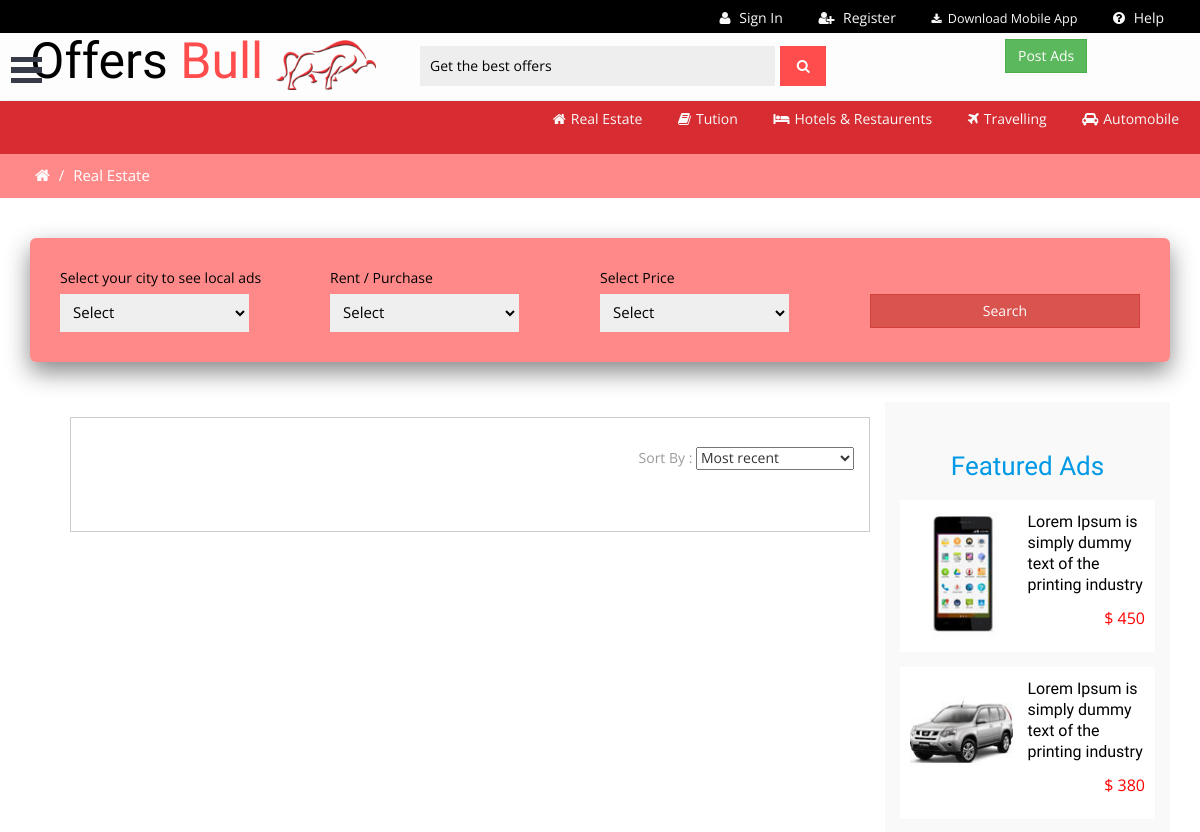
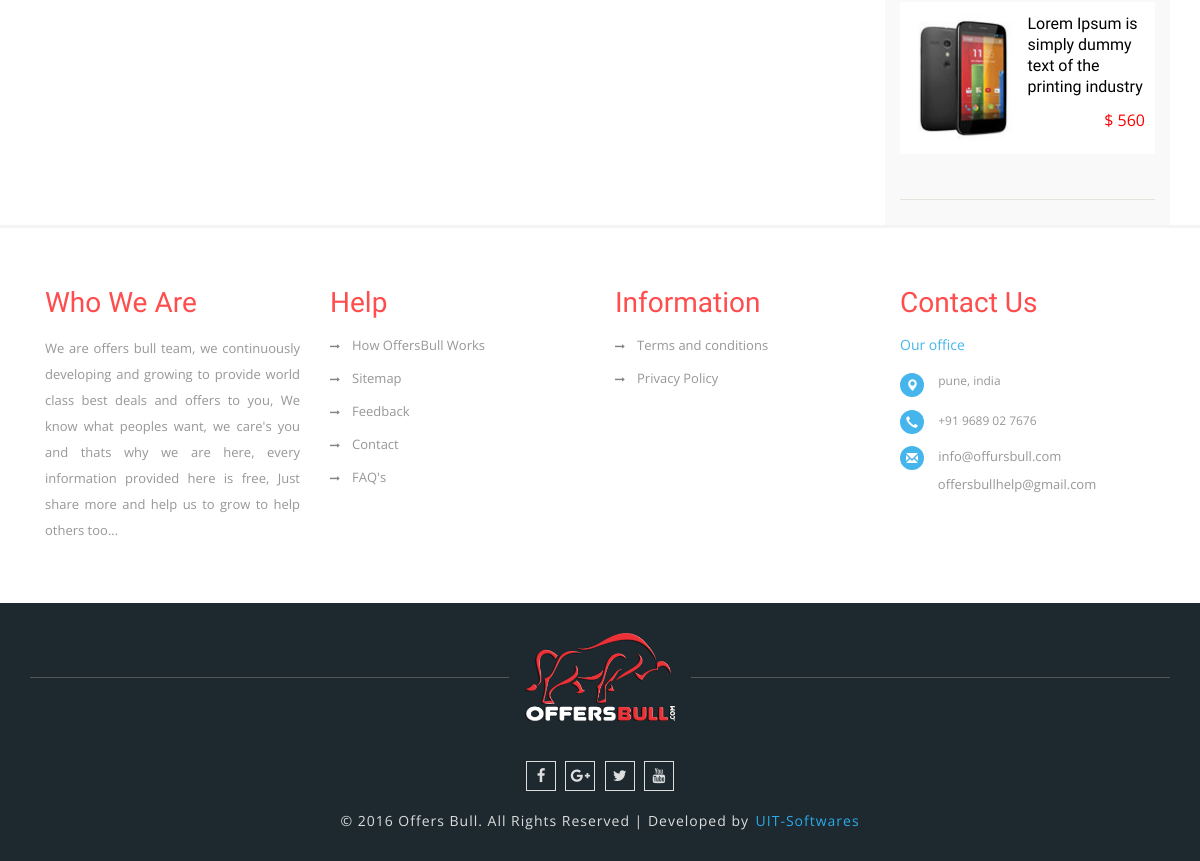
Before: /Realestate/real/5 with the older database file (2 pictures, top to bottom).
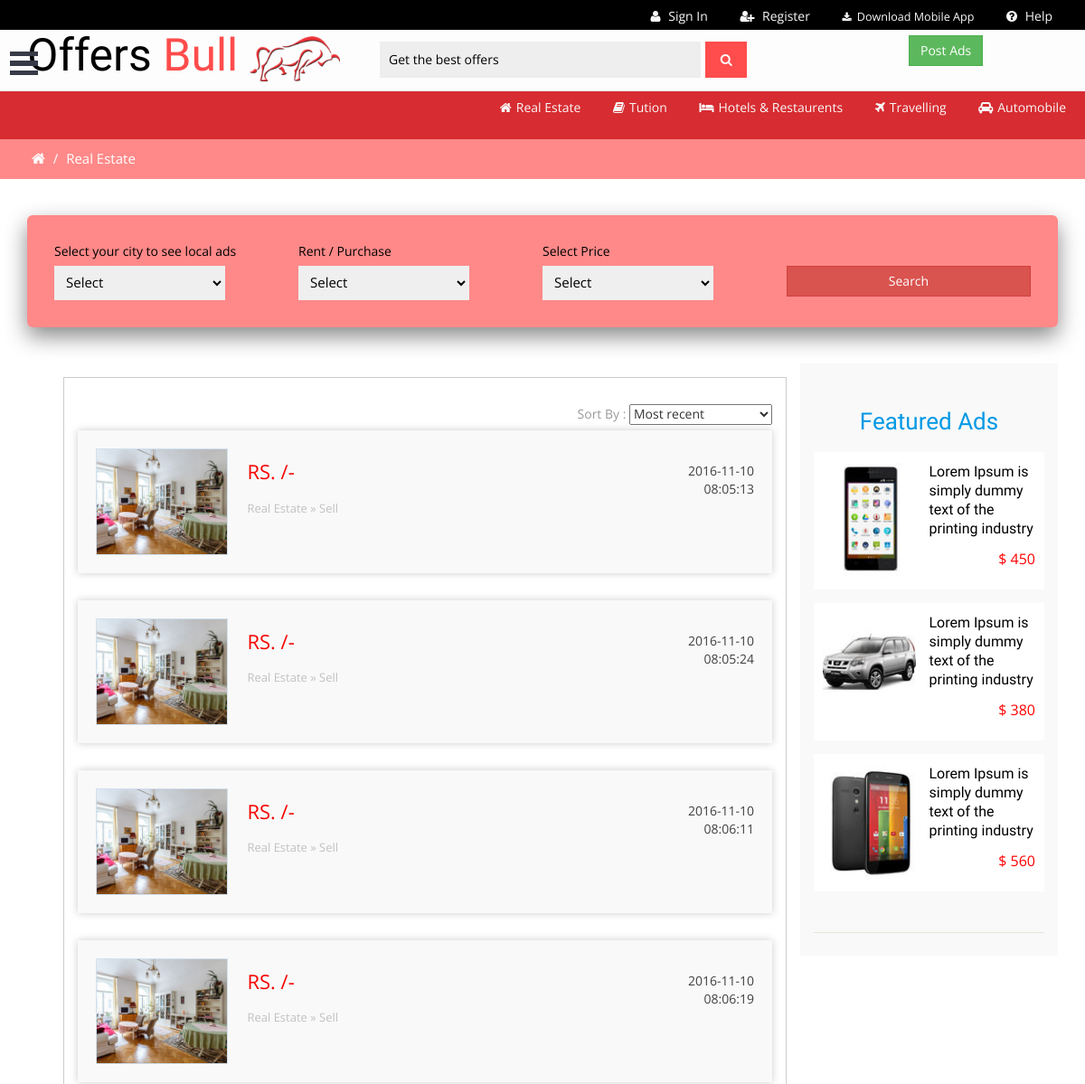
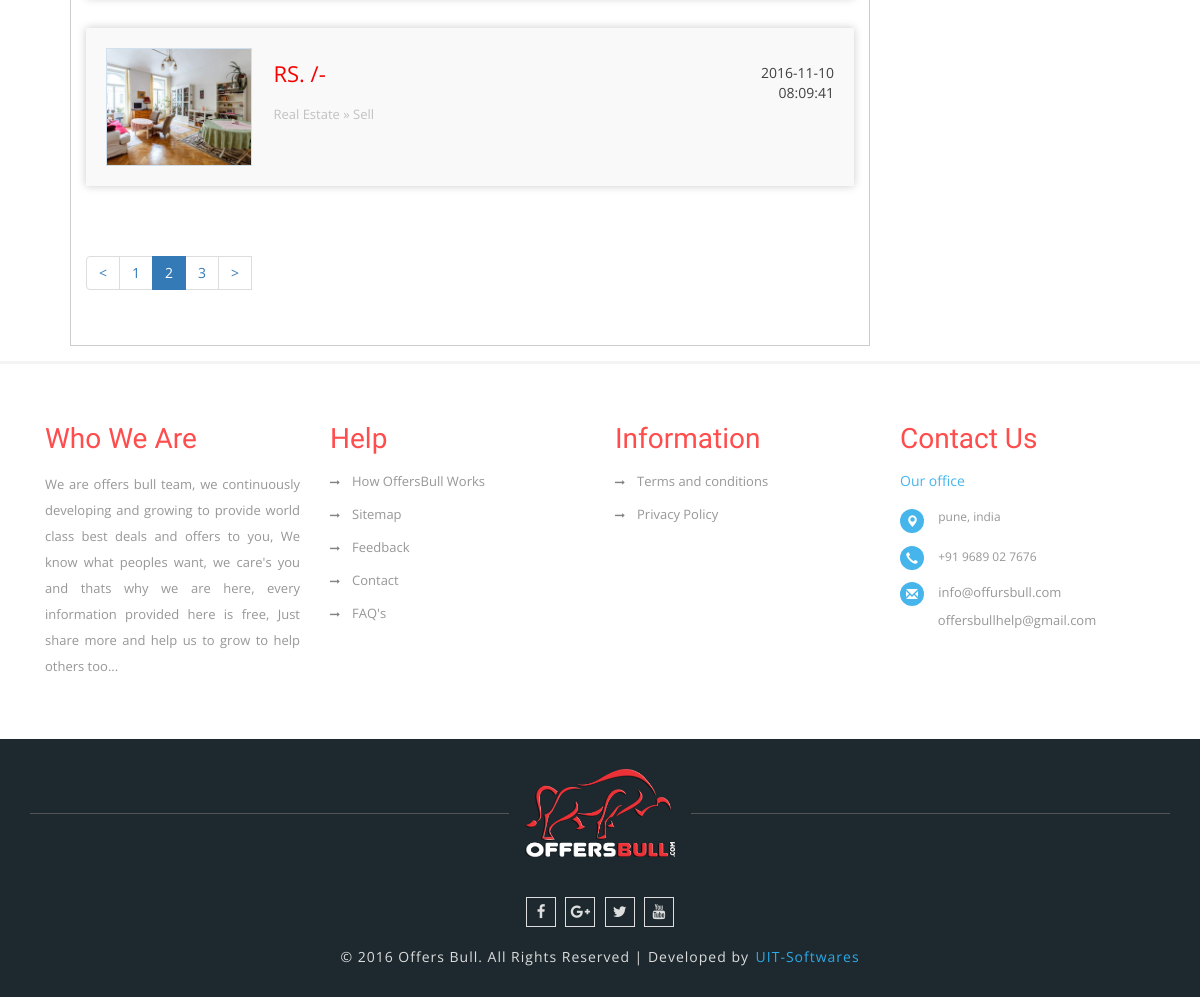
After: the same page with the newer database file (2 pictures, top to bottom).
### tables this page shows
CREATE TABLE IF NOT EXISTS `realestate` (
  `realid` int(11) NOT NULL AUTO_INCREMENT,
  `name` varchar(255) DEFAULT NULL,
  `title` varchar(255) DEFAULT NULL,
  `type` varchar(255) DEFAULT NULL,
  `address` text,
  `builtup` varchar(255) DEFAULT NULL,
  `price` varchar(255) DEFAULT NULL,
  `description` text,
  `mobile` varchar(255) DEFAULT NULL,
  `email` varchar(255) DEFAULT NULL,
  `amenities` text,
  `city` varchar(255) DEFAULT NULL,
  `area` varchar(255) DEFAULT NULL,
  `date` datetime DEFAULT NULL,
  `offerend` timestamp NULL DEFAULT NULL ON UPDATE CURRENT_TIMESTAMP,
  `category` tinyint(4) DEFAULT NULL,
  `userid` tinyint(4) DEFAULT NULL,
  PRIMARY KEY (`realid`)
);

### index.php (called while the page is built, shortened)
<?php
require_once BASEPATH.'core/CodeIgniter.php';

### application/views/pages/realestate/container.php (the view, shortened to what this page needs)
<?php
$query= $this->db->get('realestate',5,$this->uri->segment(3));
?>
<?php $this->load->view('layout/category.php');?>
<div class="w3layouts-breadcrumbs text-center">
	<div class="container">
		<span class="agile-breadcrumbs">
			<a href="<?php echo base_url();?>index.php"><i class="fa fa-home home_1"></i></a> /
			<a href="<?php echo base_url();?>index.php"><span>Real Estate</span></a>
		</span>
	</div>
</div>
<div class="total-ads main-grid-border">
	<div class="container">
		<div class="select-box">
		<form method="post" id="search" action="<?php echo base_url();?>index.php/Realestate/search">
			<div class="select-city-for-local-ads ads-list">
				<label>Select your city to see local ads</label>
					<select id="city" name="city">
						<option>Select</option>
		            </select>
			</div>
			<div class="browse-category ads-list">
				<label>Rent / Purchase</label>
				<select id="type" name="type">
				  <option data-tokens="Rent">Select</option>
				</select>
			</div>
			<div class="select-city-for-local-ads ads-list">
				<label>Select Price</label>
				<select id="price" name="price">
				  <option value="0">Select</option>
				</select>
			</div>
			<div class="search-product ads-list">
				<label>&nbsp;</label>
				<button class="btn btn-block btn-danger">Search</button>
			</div>
			</form>
		</div>
		<div class="ads-grid">
			<div class="agileinfo-ads-display col-md-9">
				<div class="wrapper">
				<div class="bs-example bs-example-tabs" role="tabpanel" data-example-id="togglable-tabs">
				  <div id="myTabContent" class="tab-content">
					<div role="tabpanel" class="tab-pane fade in active" id="home" aria-labelledby="home-tab">
					   <div>
											<div id="container">
							<div class="sort">
							   <div class="sort-by">
									<label>Sort By : </label>
									<select>
													<option value="">Most recent</option>
									</select>
								   </div>
								 </div>
							<div class="clearfix"></div>
						<ul class="list">
						<?php  if($datas==null){
							foreach ($query->result() as $row)
							{
						?>
							<a href="<?php echo base_url();?>index.php/realestate/manage_view/<?php echo $row->realid;?>">
								<li>
								<img src="<?php echo base_url();?>assets/images/r1.jpg" title="" alt="" />
								<section class="list-left">
								<span class="adprice">RS. <?php echo $row->price?>/-</span>
								<p class="catpath">Real Estate » <?php echo $row->type?></p>
								</section>
								<section class="list-right">
								<span class="date"><?php echo $row->date?></span>
								</section>
								<div class="clearfix"></div>
								</li>
							</a>
							<?php }
							?>
							<!-- <a href="<?php ?>index.php/realestate/manage_view/<?php ?>">
								<li>
								<img src="<?php ?>assets/images/r1.jpg" title="" alt="" />
								<section class="list-left">
								<h5 class="title"><?php ?></h5>
								<span class="adprice">RS. <?php ?>/-</span>
								<p class="catpath">Real Estate » <?php ?></p>
								</section>
								<section class="list-right">
								<span class="date"><?php ?></span>
								<span class="cityname"><?php ?></span>
								</section>
								<div class="clearfix"></div>
								</li>
							</a>
							<?php }?> -->
						</ul>
					</div>
					</div>
					</div>
					<div class="pagination pagination-sm ">
						<?php echo $this->pagination->create_links();?>
					</div>
				  </div>
				</div>
			</div>
			</div>
			<div class="side-bar col-md-3">
			<div class="w3ls-featured-ads">
				<h2 class="sear-head fer">Featured Ads</h2>
				<div class="w3l-featured-ad">
					<a href="single.html">
						<div class="w3-featured-ad-left">
							<img src="<?php echo base_url();?>assets/images/f1.jpg" title="ad image" alt="" />
						</div>
						<div class="w3-featured-ad-right">
							<h4>Lorem Ipsum is simply dummy text of the printing industry</h4>
							<p>$ 450</p>
						</div>
						<div class="clearfix"></div>
					</a>
				</div>
				<div class="w3l-featured-ad">
					<a href="single.html">
						<div class="w3-featured-ad-left">
							<img src="<?php echo base_url();?>assets/images/f2.jpg" title="ad image" alt="" />
						</div>
						<div class="w3-featured-ad-right">
							<h4>Lorem Ipsum is simply dummy text of the printing industry</h4>
							<p>$ 380</p>
						</div>
						<div class="clearfix"></div>
					</a>
				</div>
				<div class="w3l-featured-ad">
					<a href="single.html">
						<div class="w3-featured-ad-left">
							<img src="<?php echo base_url();?>assets/images/f3.jpg" title="ad image" alt="" />
						</div>
						<div class="w3-featured-ad-right">
							<h4>Lorem Ipsum is simply dummy text of the printing industry</h4>
							<p>$ 560</p>
						</div>
						<div class="clearfix"></div>
					</a>
				</div>
			</div>
			</div>
		</div>
	</div>
</div>

### application/views/pages/mainpage.php
<html>
	<?php 		$this->load->view('layout/head');
	?>
	<body>
	<?php $this->load->view('layout/leftsidebar.php');?>
		<?php $this->load->view('layout/header');?>
		<?php  $this->load->view('pages/'.$template.'/container.php',$datas="");
		?>
		<?php $this->load->view('layout/footer');?>
		<?php $this->load->view('layout/js');?>
	</body>
</html>

### application/views/layout/head.php (shortened to what this page needs)
<head>
<link rel="stylesheet" href="<?php echo base_url();?>assets/css/bootstrap.min.css">
<link rel="stylesheet" href="<?php echo base_url();?>assets/js/bootstrap.js">
<link rel="stylesheet" href="<?php echo base_url();?>assets/css/bootstrap-select.css">
<link href="<?php echo base_url();?>assets/css/style.css" rel="stylesheet" type="text/css" media="all" />
<link rel="stylesheet" href="<?php echo base_url();?>assets/css/flexslider.css" type="text/css" media="screen" />
<link rel="stylesheet" type="text/css" href="<?php base_url();?>assets/css/jquery-ui1.css">
<link rel="stylesheet" href="<?php echo base_url();?>assets/css/font-awesome.min.css" />
<link rel="stylesheet" href="<?php echo base_url();?>assets/css/menu_sideslide.css" type="text/css" media="all">
<link rel="stylesheet" href="http://cdn.datatables.net/1.10.12/css/jquery.dataTables.min.css">
<link href="<?php echo base_url();?>assets/css/jquery.uls.css" rel="stylesheet"/>
<link href="<?php echo base_url();?>assets/css/jquery.uls.grid.css" rel="stylesheet"/>
<link href="<?php echo base_url();?>assets/css/jquery.uls.lcd.css" rel="stylesheet"/>
</head>

### application/views/layout/leftsidebar.php (shortened to what this page needs)
<div class="agiletopbar">
	<div class="wthreenavigation">
	<button class="menu-button" id="open-button"></button>
	</div>
</div>

### application/views/layout/header.php (shortened to what this page needs)
<header>
	<div class="w3ls-header">
		<div class="w3ls-header-right">
			<ul>
				<?php if(isset($_SESSION['userid'])){
				?>	<li class="dropdown head-dpdn">
					<a href="<?php echo base_url();?>Basic_controller/user_profile" aria-expanded="false"><i class="fa fa-user" aria-hidden="true"></i> Profile</a>
					</li>
					<li class="dropdown head-dpdn">
					<a href="<?php echo base_url();?>Basic_controller/user_logout" aria-expanded="false"><i class="fa fa-sign-out" aria-hidden="true"></i> Logout</a>
					</li>
				<?php
				}else{?>
				<li class="dropdown head-dpdn">
					<a href="<?php echo base_url();?>Login/login" aria-expanded="false"><i class="fa fa-user" aria-hidden="true"></i> Sign In</a>
				</li>
				<li class="dropdown head-dpdn">
					<a href="<?php echo base_url();?>Login/newuser" aria-expanded="false"><i class="fa fa-user-plus" aria-hidden="true"></i> Register</a>
				</li>
				<?php }?>
				<li class="dropdown head-dpdn">
					<div class="header-right">
							<div class="agile-its-selectregion">
								<button class="btn btn-primary" data-toggle="modal" data-target="#myModal">
								<i class="fa fa-download" aria-hidden="true"></i>Download Mobile App </button>
							</div>
					</div>
				</li>
				<li class="dropdown head-dpdn">
					<a href="<?php echo base_url();?>help"><i class="fa fa-question-circle" aria-hidden="true"></i> Help</a>
				</li>
			</ul>
		</div>
		<div class="clearfix"> </div>
	</div>
	<div class="container">
	<div class="row">
		<div class="agile-its-header">
			<div class="col-xs-12 col-sm-12 col-lg-4 col-md 12">
				<div class="logo">
					<h1><a href="<?php echo base_url();?>"> <span style="color: black;">Offers</span> Bull <img src="<?php echo base_url()?>assets/images/bulllogo.png" width="100" height="50"></a></h1>
				</div>
			</div>
			<div class="col-xs-12 col-sm-8 col-lg-6 col-md 8">
				<div class="agileits_search">
					<form action="#" method="post">
						<input name="Search" type="text" placeholder="Get the best offers" required="" />
						<button type="submit" class="btn btn-default" aria-label="Left Align">
							<i class="fa fa-search" aria-hidden="true"> </i>
						</button>
					</form>
				</div>
			</div>
			<div class="col-xs-12 col-sm-4 col-lg-2 col-md 4">
				<div class="postadbutton">
					<button class="btn btn-success">Post Ads</button>
				</div>
			</div>
		</div>
		</div>
	</div>
</header>

### application/views/layout/category.php
<div class="category-header">
	<div class="row">
	<div class="category-header-right">
	<ul>
		<li class="dropdown head-dpdn"><a href="<?php echo base_url();?>index.php/Realestate/real"><i class="fa fa-home" aria-hidden="true"></i>Real Estate</a></li>
		<li class="dropdown head-dpdn"><a href="<?php echo base_url();?>index.php"><i class="fa fa-book" aria-hidden="true"></i>Tution</a></li>
		<li class="dropdown head-dpdn"><a href="<?php echo base_url();?>index.php"><i class="fa fa-bed" aria-hidden="true"></i>Hotels & Restaurents</a></li>
		<li class="dropdown head-dpdn"><a href="<?php echo base_url();?>index.php"><i class="fa fa-plane" aria-hidden="true"></i>Travelling</a></li>
		<li class="dropdown head-dpdn"><a href="<?php echo base_url();?>index.php"><i class="fa fa-car" aria-hidden="true"></i>Automobile</a></li>
	</ul>
	</div>
	</div>
</div>

### application/views/layout/footer.php (shortened to what this page needs)
<footer>
	<div class="w3-agileits-footer-top">
		<div class="container">
			<div class="wthree-foo-grids">
				<div class="col-md-3 wthree-footer-grid">
					<h4 class="footer-head">Who We Are</h4>
					<p align="justify">We are offers bull team, we continuously developing and growing to provide world class best deals and offers to you, We know what peoples want, we care's you and thats why we are here, every information provided here is free, Just share more and help us to grow to help others too...</p>
				</div>
				<div class="col-md-3 wthree-footer-grid">
					<h4 class="footer-head">Help</h4>
					<ul>
						<li><a href="<?php echo base_url();?>help/howwework"><i class="fa fa-long-arrow-right" aria-hidden="true"></i>How OffersBull Works</a></li>
						<li><a href="sitemap.html"><i class="fa fa-long-arrow-right" aria-hidden="true"></i>Sitemap</a></li>
						<li><a href="<?php echo base_url();?>help"><i class="fa fa-long-arrow-right" aria-hidden="true"></i>Feedback</a></li>
						<li><a href="<?php echo base_url();?>contact"><i class="fa fa-long-arrow-right" aria-hidden="true"></i>Contact</a></li>
						<li><a href="<?php echo base_url()?>help/faq"><i class="fa fa-long-arrow-right" aria-hidden="true"></i>FAQ's</a></li>
					</ul>
				</div>
				<div class="col-md-3 wthree-footer-grid">
					<h4 class="footer-head">Information</h4>
					<ul>
						<li><a href="<?php echo base_url()?>help/terms"><i class="fa fa-long-arrow-right" aria-hidden="true"></i>Terms and conditions</a></li>
						<li><a href="<?php echo base_url()?>help/privacy"><i class="fa fa-long-arrow-right" aria-hidden="true"></i>Privacy Policy</a></li>
					</ul>
				</div>
				<div class="col-md-3 wthree-footer-grid">
					<h4 class="footer-head">Contact Us</h4>
					<span class="hq">Our office</span>
					<address>
						<ul class="location">
							<li><span class="glyphicon glyphicon-map-marker"></span></li>
							<li>Pune, India</li>
						</ul>
						<ul class="location">
							<li><span class="glyphicon glyphicon-earphone"></span></li>
							<li>+91 9689 02 7676</li>
						</ul>
						<ul class="location">
							<li><span class="glyphicon glyphicon-envelope"></span></li>
							<li><a href="">info@offursbull.com</a></li>
							&emsp;&emsp;&emsp;<li><a href="">offersbullhelp@gmail.com</a></li>
						</ul>
					</address>
				</div>
				<div class="clearfix"></div>
			</div>
		</div>
	</div>
	<div class="agileits-footer-bottom text-center">
	<div class="container">
		<div class="w3-footer-logo">
			<h1><a href="<?php echo base_url();?>"><img alt="Offers Bull" src="<?php echo base_url();?>assets/images/logo.png" width="150" height="100" class="img-responsive" style="margin-left: auto;margin-right: auto";></a></h1>
		</div>
		<div class="w3-footer-social-icons">
			<ul>
				<li><a class="facebook" href="#"><i class="fa fa-facebook" aria-hidden="true"></i><span>Facebook</span></a></li>
				<li><a class="googleplus" href="#"><i class="fa fa-google-plus" aria-hidden="true"></i><span>Google+</span></a></li>
				<li><a class="twitter" href="#"><i class="fa fa-twitter" aria-hidden="true"></i><span>Twitter</span></a></li>
				<li><a class="flickr" href="#"><i class="fa fa-youtube" aria-hidden="true"></i><span>YouTube</span></a></li>
			</ul>
		</div>
		<div class="copyrights">
			<p>&copy; <?php echo date('Y');?> Offers Bull. All Rights Reserved | Developed by  <a href="http://www.uitsoftwares.in"> UIT-Softwares</a></p>
		</div>
	</div>
</div>
</footer>

### application/views/layout/js.php (shortened to what this page needs)
<link href="<?php echo base_url();?>assets/css/jquery.uls.css" rel="stylesheet"/>
<link href="<?php echo base_url();?>assets/css/jquery.uls.grid.css" rel="stylesheet"/>
<link href="<?php echo base_url();?>assets/css/jquery.uls.lcd.css" rel="stylesheet"/>

### application/controllers/Realestate.php (shortened to what this page needs)
<?php
	class Realestate extends CI_Controller{
		public function real(){
			$category['template'] = "realestate";
			$category['datas']="";
			$this->load->library('pagination');
			$config = array();
			$config["full_tag_open"] = '<ul class="pagination">';
			$config["full_tag_close"] = '</ul>';
			$config['next_tag_open'] = '<li>';
			$config['prev_tag_open'] = '<li>';
			$config['prev_tag_close'] = '<li>';
			$config['cur_tag_open'] = '<li class="active"><a href="#">';
			$config['cur_tag_close'] = '</a></li>';
			$config['num_tag_open'] = '<li>';
			$config['num_tag_close'] = '</li>';
			$this->load->view('pages/mainpage',$category);
		}
	}
?>

### assets/css/menu_sideslide.css (style rules this page uses)
.menu-button { position: absolute; z-index: 1000; margin: 13px; padding: 0; width: 2.5em; height: 2.25em; border: none; text-indent: 2.5em; font-size: 1.5em; color: transparent; background: transparent; outline:none; top: 33px; }
.menu-button::before { position: absolute; top: 0.5em; right: 0.5em; bottom: 0.5em; left: 0.5em; background: linear-gradient(#373a47 20%, transparent 20%, transparent 40%, #373a47 40%, #373a47 60%, transparent 60%, transparent 80%, #373a47 80%); content: ''; }
@media (max-width: 1280px) { .menu-button { margin: 13px 0; } }

Changed rows visible on the page:
added realestate: type "Sell", date "2016-11-10 08:05:13"
added realestate: type "Sell", date "2016-11-10 08:05:24"
added realestate: type "Sell", date "2016-11-10 08:06:11"
added realestate: type "Sell", date "2016-11-10 08:06:19"
added realestate: type "Sell", date "2016-11-10 08:09:41"
Other visible differences:
$this->pagination->create_links(): (not shown) → "< 1 2 3 >"
